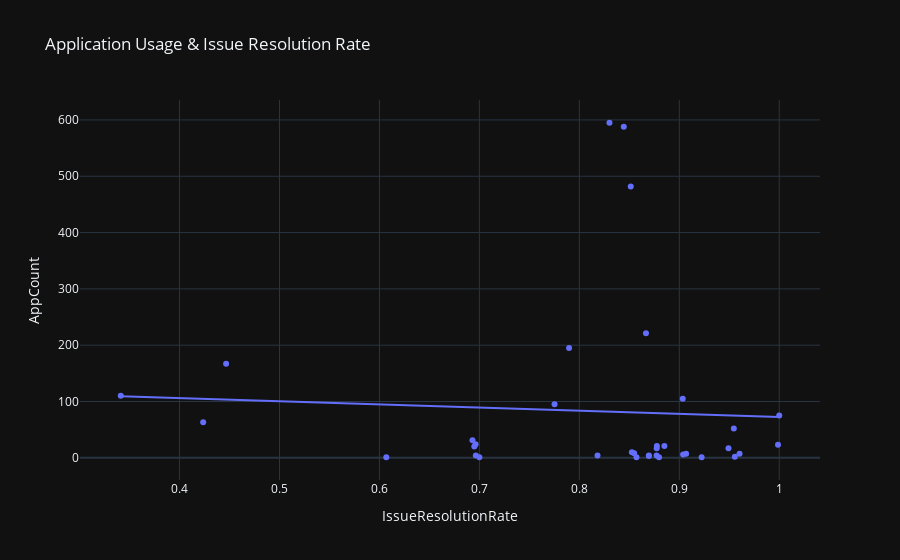

The code cell stored with this chart in its notebook:
### Markdown cell above
#### App Count & Issue Resolution

### Code cell
tool_issues['ClosedAt'] = tool_issues['ClosedAt'].fillna(0)
issue_counts = tool_issues.groupby(["UniqueID", "State"]).size().unstack(fill_value=0)
issue_counts.reset_index(inplace=True)
issue_counts.columns = ["UniqueID", "Closed", "Open"]
issue_counts["IssueResolutionRate"] = (issue_counts["Closed"]) / (
    issue_counts["Closed"] + issue_counts["Open"]
)
issue_counts.sort_values("IssueResolutionRate", ascending=False, inplace=True)

merged_tools_issues = (
    issue_counts[["UniqueID", "IssueResolutionRate"]]
    .merge(tool_counts, left_on="UniqueID", right_on="UniqueID", how="outer")
    .sort_values("AppCount")
)

fig = px.scatter(merged_tools_issues,
    x="IssueResolutionRate",
    y="AppCount",
    template="plotly_dark",
    title="Application Usage & Issue Resolution Rate",
    trendline="ols", 
    hover_name='UniqueID'
)

fig.show()

### Figure 1 — Plotly figure (JSON) as saved in the notebook; plotly's stock layout.template omitted (floating-point values rounded to 4 significant figures)
{"data": [{"hovertemplate": "<b>%{hovertext}</b><br><br>IssueResolutionRate=%{x}<br>AppCount=%{y}<extra></extra>", "hovertext": ["bulletproofs/sdiehl", "openzkp/0xproject", "gemini/arkworks-rs", "plonky3/plonky3", "plonky/mir-protocol", null, "nonnative/arkworks-rs", "sponge/arkworks-rs", "pysnark/charterhouse", "circom-compat/arkworks-rs", "marlin/arkworks-rs", "zksync/matter-labs", "risc0/risc0", "leo/aleohq", "miden-vm/0xpolygonmiden", "poly-commit/arkworks-rs", "winterfell/facebook", "plonky2/mir-protocol", "bulletproofs/dalek-cryptography", "crypto-primitives/arkworks-rs", "groth16/arkworks-rs", "gnark/consensys", "snarky/o1-labs", "halo2/zcash", "bellman/zkcrypto", "merlin/dalek-cryptography", "libsnark/scipr-lab", "gm17/arkworks-rs", "r1cs-std/arkworks-rs", "snark/arkworks-rs", "cairo-lang/starkware-libs", "circomlib/iden3", "snarkjs/iden3", "circom/iden3", "curves/arkworks-rs", "std/arkworks-rs", "algebra/arkworks-rs"], "legendgroup": "", "marker": {"color": "#636efa", "symbol": "circle"}, "mode": "markers", "name": "", "orientation": "v", "showlegend": false, "type": "scatter", "x": [0.8571, 0.6069, 0.7, 0.8797, 0.9223, null, 0.9556, 0.8696, 0.8182, 0.6964, 0.8696, 0.8772, 0.9038, 0.9603, 0.9068, 0.8548, 0.8525, 0.9492, 0.8774, 0.6949, 0.8776, 0.8851, 0.9988, 0.6962, 0.6931, 0.9545, 0.4236, 1, 0.7752, 0.9034, 0.3412, 0.4466, 0.7897, 0.8667, 0.8514, 0.8444, 0.8301], "xaxis": "x", "y": [1, 1, 1, 1, 1, 1, 2, 3, 4, 4, 4, 4, 6, 7, 7, 8, 10, 17, 17, 20, 21, 21, 23, 24, 31, 52, 63, 75, 95, 105, 110, 167, 195, 221, 482, 588, 595], "yaxis": "y"}, {"hovertemplate": "<b>OLS trendline</b><br>AppCount = -56.1723 * IssueResolutionRate + 128.553<br>R<sup>2</sup>=0.003155<br><br>IssueResolutionRate=%{x}<br>AppCount=%{y} <b>(trend)</b><extra></extra>", "legendgroup": "", "marker": {"color": "#636efa", "symbol": "circle"}, "mode": "lines", "name": "", "showlegend": false, "type": "scatter", "x": [0.3412, 0.4236, 0.4466, 0.6069, 0.6931, 0.6949, 0.6962, 0.6964, 0.7, 0.7752, 0.7897, 0.8182, 0.8301, 0.8444, 0.8514, 0.8525, 0.8548, 0.8571, 0.8667, 0.8696, 0.8696, 0.8772, 0.8774, 0.8776, 0.8797, 0.8851, 0.9034, 0.9038, 0.9068, 0.9223, 0.9492, 0.9545, 0.9556, 0.9603, 0.9988, 1], "xaxis": "x", "y": [109.4, 104.8, 103.5, 94.46, 89.62, 89.52, 89.45, 89.43, 89.23, 85.01, 84.19, 82.59, 81.92, 81.12, 80.73, 80.66, 80.54, 80.41, 79.87, 79.71, 79.71, 79.28, 79.27, 79.26, 79.14, 78.84, 77.81, 77.78, 77.62, 76.74, 75.23, 74.93, 74.88, 74.61, 72.45, 72.38], "yaxis": "y"}], "layout": {"legend": {"tracegroupgap": 0}, "title": {"text": "Application Usage & Issue Resolution Rate"}, "xaxis": {"anchor": "y", "domain": [0, 1], "title": {"text": "IssueResolutionRate"}}, "yaxis": {"anchor": "x", "domain": [0, 1], "title": {"text": "AppCount"}}}}
